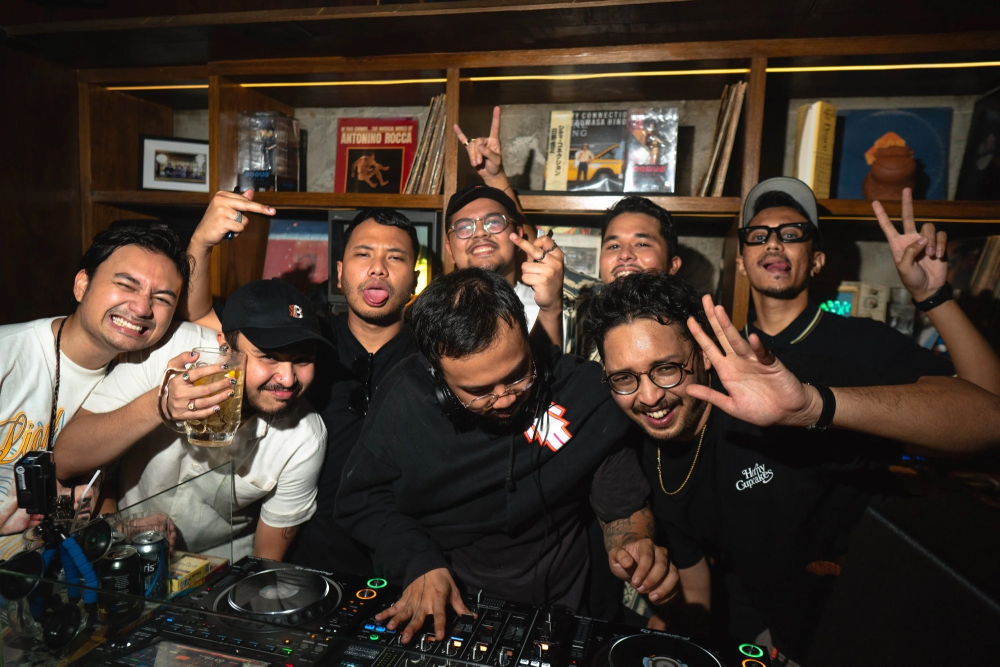
#> input picture assets/img/bebop-hero.jpg, 2000 x 1333 px, found by its file name (shown at 1/2 size); the run also reads 1 picture not shown here
$ python -i build.py   (imports and definitions only)
#> lines starting #> are read from the running program, lines starting #| are printed output that depends on the picture
#!/usr/bin/env python3
"""Builds the Basho Projects static site into ./site.

Every page shares one header, footer, contact block and newsletter popup, defined below.
Edit the content here, run `python3 build.py` (or `./deploy.sh` to publish).
"""
import hashlib
import json
from html import escape
from pathlib import Path

ROOT = Path(__file__).parent / "site"
DOMAIN = "https://www.bashoprojects.com"
# Fingerprint of the CSS/JS so browsers fetch fresh copies after every deploy
# [2 lines that did not run here, left out]

# ---------------------------------------------------------------- shared data

WA_GROUP = "https://api.whatsapp.com/send/?phone=6285921219087"

# Hours: weekday (0 = Sunday) -> list of [open, close] in 24h Jakarta time; 26 = 02:00 next day.
EVERY_DAY = lambda spans: {d: spans for d in range(7)}

VENUES = {
    "bebop": {
        "name": "BEBOP Bar + Kitchen",
        "short": "BEBOP",
        "path": "/bebop/",
        "tag": "Jazz & cocktail bar · Senopati",
        "blurb": "Listening bar, cocktails and live jazz, Senopati. Owned and operated.",
        "card_img": "bebop-bar.jpg",
        "card_pos": "center 72%",
        "address": "Jl. Senopati No. 61, Kebayoran Baru, South Jakarta",
        "street": "Jl. Senopati No. 61", "locality": "Kebayoran Baru, South Jakarta",
        "hours_text": "Every day, 18:00 till late",
        "hours": EVERY_DAY([[18, 26]]),
        "late": True,
        "book": "https://api.whatsapp.com/send/?phone=628131847056",
        "menu": "https://drive.google.com/file/d/1fVueKjI0878L3gZe2G2E3yK-eqkakVwX/view",
        "maps": "https://share.google/71emNbci6KrwuVk7n",
        "instagram": "https://www.instagram.com/bebop.wav/",
        "ig_handle": "@bebop.wav",
        "schema_type": "BarOrPub",
        "cuisine": "Modern Japanese",
    },
    "briq-bistro": {
        "name": "BRIQ Bistro",
        "short": "BRIQ",
        "path": "/briq-bistro/",
        "tag": "French bistro · Senopati",
        "blurb": "French bistro, Senopati. Home of the steak frites. Owned and operated.",
        "card_img": "briq-hero.jpg",
        "address": "Jl. Prof. Joko Sutono SH No. 7B, Kebayoran Baru, South Jakarta",
        "street": "Jl. Prof. Joko Sutono SH No. 7B", "locality": "Kebayoran Baru, South Jakarta",
        "hours_text": "Mon–Fri dinner 17:00–22:00 · Sat–Sun all day 10:00–22:00",
        "hours": {0: [[10, 22]], 1: [[17, 22]], 2: [[17, 22]], 3: [[17, 22]], 4: [[17, 22]], 5: [[17, 22]], 6: [[10, 22]]},
        "book": WA_GROUP,
        "menu": "https://drive.google.com/file/d/14s5RP07lYSFB83LDFETMX9C2kJ7qXe4m/view",
        "maps": "https://maps.app.goo.gl/oVa2PtMUAXVPxSpC8",
        "instagram": "https://www.instagram.com/briqbistro/",
        "ig_handle": "@briqbistro",
        "tiktok": "https://www.tiktok.com/@briqbistro",
        "schema_type": "Restaurant",
        "cuisine": "French",
    },
    "brock-butchery": {
        "name": "Brock Butchery",
        "short": "Brock",
        "path": "/brock-butchery/",
        "tag": "Premium butcher · Delivered",
        "blurb": "Premium meat, delivered across Jakarta. Owned and operated.",
        "card_img": "brock-logo.png",
        "logo": True,
        "tokopedia": "https://www.tokopedia.com/brock-butchery",
        "shopee": "https://shopee.co.id/brockbutchery",
        "tiktok": "https://www.tiktok.com/@brock.butchery",
        "instagram": "https://www.instagram.com/brockbutchery/",
        "ig_handle": "@brockbutchery",
        "schema_type": "Store",
    },
    "the-bluebell": {
        "name": "The Bluebell Public House",
        "short": "The Bluebell",
        "path": "/the-bluebell/",
        "tag": "British public house · Senopati",
        "blurb": "Modern British public house, Senopati. Owned and operated.",
        "card_img": "bluebell-bar.jpg",
        "address": "Jl. Tulodong Atas No. 10 A-B, Senopati, South Jakarta 12190",
        "street": "Jl. Tulodong Atas No. 10 A-B", "locality": "Senopati, South Jakarta",
        "postcode": "12190",
        "hours_text": "Mon–Thu 10:00–01:00 · Fri–Sun 10:00–02:00",
        "hours": {0: [[10, 26]], 1: [[10, 25]], 2: [[10, 25]], 3: [[10, 25]], 4: [[10, 25]], 5: [[10, 26]], 6: [[10, 26]]},
        "phone": "0821-4401-216", "tel": "+628214401216",
        "book": WA_GROUP,
        "maps": "https://share.google/se4JQBoWzcS53Zwa8",
        "instagram": "https://www.instagram.com/atthebluebell/",
        "ig_handle": "@atthebluebell",
        "schema_type": "BarOrPub",
        "cuisine": "British",
    },
}
VENUE_ORDER = ["bebop", "briq-bistro", "brock-butchery", "the-bluebell"]
NAV = [(VENUES[k]["name"], VENUES[k]["path"]) for k in VENUE_ORDER] + [("Bubble + Squeak Media", "/bubbleandsqueakmedia/")]

ICONS = {
    "arrow": '<span class="hub__arrow" aria-hidden="true">→</span>',
}


# [21 lines left out: function header, not called in this run]


ENQUIRY_TYPES = ["Work with us (services)", "Invest or partner on a project", "Table booking or private event",
                 "Bubble + Squeak Media", "Press or collaboration", "Something else"]


# [60 lines left out: functions contact_form, collaborate, newsletter_popup, footer, not called in this run]


# Search titles (≤58 chars) and descriptions (≤125 chars), sized to Google's and Seobility's limits
SEO_META = {
    "/": ("Basho Projects | Jakarta Hospitality Group, Senopati",
          "Jakarta hospitality group behind BEBOP, BRIQ, The Bluebell & Brock in Senopati. Book a table, work with us or invest."),
    "/bebop/": ("BEBOP Bar + Kitchen | Jazz & Cocktail Bar, Senopati",
                "Jazz & cocktail bar on Jl. Senopati 61. Live jazz Mon & Fri, DJs, highballs, Japanese plates. Open 18:00 till late."),
    "/briq-bistro/": ("BRIQ Bistro | Steak Frites & French Bistro, Senopati",
                      "French bistro in Senopati, home of the steak frites. Pasta promos, wine, terrace. Dinner nightly, all day weekends."),
    "/brock-butchery/": ("Brock Butchery | Premium Meat Delivered in Jakarta",
                         "Premium meat delivered across Jakarta. Order on Tokopedia or Shopee with no minimum, or set up trade supply."),
    "/the-bluebell/": ("The Bluebell Public House | British Pub, Senopati",
                       "British pub in Senopati: pints, G&Ts, pitchers and cocktails, fish & chips, pies and Guinness. Open daily from 10:00."),
    "/blog/": ("Journal | Stories from Senopati | Basho Projects",
               "Stories from Basho Projects in Senopati, Jakarta: openings, live jazz at BEBOP, The Bluebell and more."),
    "/blog/the-bluebell-public-house-opens-in-south-jakarta/": ("The Bluebell Public House Opens in Senopati, Jakarta",
               "Raise a pint, British-style: The Bluebell Public House is open in Senopati, South Jakarta."),
    "/blog/jazz-at-bebop/": ("Jazz at BEBOP: Live Jazz in Senopati, Mon & Fri",
                             "Live jazz every Monday and Friday at BEBOP Bar + Kitchen, Senopati, curated by Bass G."),
    "/about/": ("About Basho Projects | Independent Jakarta F&B Group",
                "Operators first. The independent Jakarta group behind BEBOP, BRIQ Bistro, The Bluebell and Brock Butchery."),
    "/services/": ("Restaurant & Bar Consultants Jakarta | Basho Projects",
                   "Restaurant & bar consultants in Jakarta: concept, brand, menu, operations, launch and marketing, from working operators."),
    "/invest/": ("Invest in Jakarta Restaurants & Bars | Basho Projects",
                 "Invest in new bar and restaurant concepts in Senopati, Jakarta, built and run by the team behind BEBOP and BRIQ."),
    "/contact/": ("Contact Basho Projects | Jakarta Hospitality Group",
                  "Contact Basho Projects, Senopati: table bookings, private events, F&B consulting, investment and press."),
    "/our-projects/": ("Bars & Restaurants in Senopati | Basho Projects",
                       "BEBOP, BRIQ Bistro, The Bluebell Public House and Brock Butchery: bars and restaurants in Senopati, South Jakarta."),
    "/bubbleandsqueakmedia/": ("Bubble + Squeak Media | F&B Marketing Agency Jakarta",
                               "Jakarta performance marketing & PR agency for F&B: Meta, Google & TikTok ads, KOLs and content. From USD 950/month."),
}


# [60 lines left out: functions page, redirect, not called in this run]


def marquee(text):
    item = f"<span>{text}</span>" * 4
    return f'<div class="marquee" aria-hidden="true"><div class="marquee__track">{item}{item}</div></div>'


IMG_DIR = ROOT / "assets" / "img"
OPT_DIR = IMG_DIR / "opt"
WIDTHS = (480, 960, 1600)
_img_meta = {}


def _optimise(src):
    """Make WebP copies of an image at a few widths (cached on disk). Returns (variants, w, h)."""
#> called with src = 'bebop-hero.jpg'
    if src in _img_meta:
        return _img_meta[src]
    from PIL import Image
    path = IMG_DIR / src
    OPT_DIR.mkdir(exist_ok=True)
    stem = Path(src).stem
    with Image.open(path) as im:
#> im is the input picture: PIL image 2000x1333 RGB; mean R, G, B 66.2, 53.3, 43.9
        im = im.convert("RGBA") if im.mode in ("RGBA", "LA", "P") else im.convert("RGB")
        w, h = im.size
        variants = []
        for tw in WIDTHS:
            if tw > w and variants:
                break
            tw = min(tw, w)
            out = OPT_DIR / f"{stem}-{tw}.webp"
            if not out.exists() or out.stat().st_mtime < path.stat().st_mtime:
                im.resize((tw, round(h * tw / w)), Image.LANCZOS).save(out, "WEBP", quality=74, method=5)
            variants.append((f"/assets/img/opt/{out.name}", tw))
#> this loop made 3 passes
#> pass 1, in _optimise, `im.resize((tw, round(h * tw / w)), Image.LANCZOS).save(out, "WEBP", qu..`:
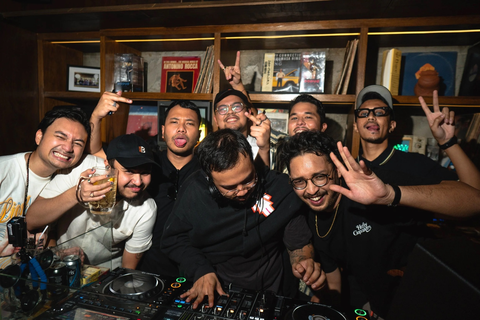
#> saved as bebop-hero-480.webp: PIL image 480x320 RGB; mean R, G, B 66.2, 53.3, 43.9
#> pass 2, in _optimise, `im.resize((tw, round(h * tw / w)), Image.LANCZOS).save(out, "WEBP", qu..`:
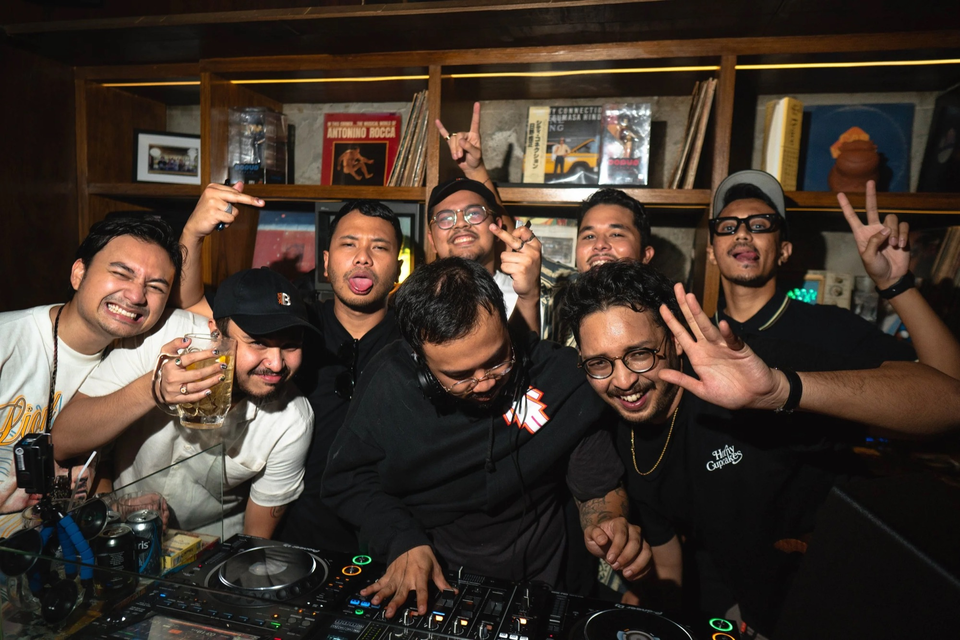
#> saved as bebop-hero-960.webp: PIL image 960x640 RGB; mean R, G, B 66.2, 53.3, 43.9
#> after the loop, variants = [('/assets/img/opt/bebop-hero-480.webp', 480), ('/assets/img/opt/bebop-hero-960.webp', 960), ('/assets/img/opt/bebop-hero-1600.webp', 1600)]
    _img_meta[src] = (variants, w, h)
    return _img_meta[src]


def alt_from_name(src):
    words = Path(src).stem.replace("-", " ").replace("_", " ")
    for a, b in (("bebop", "BEBOP"), ("briq", "BRIQ"), ("bluebell", "The Bluebell"), ("brock", "Brock"),
                 ("svc", "Service"), ("adv", "Advertising"), ("bs icon", "Bubble + Squeak icon")):
        words = words.replace(a, b)
    return words[:1].upper() + words[1:]


def img(src, alt, cls="", lazy=True, sizes="(max-width: 760px) 100vw, 50vw"):
    alt = alt or alt_from_name(src)
    load = ' loading="lazy" decoding="async"' if lazy else ' fetchpriority="high" decoding="async"'
    c = f' class="{cls}"' if cls else ""
    variants, w, h = _optimise(src)
#> w = 2000; h = 1333
#> (the rest of the program and of its run is left out)
